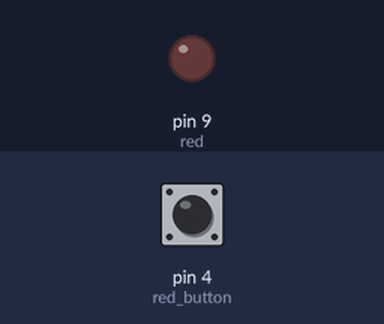
Recording of a sketch running on a simulated Arduino Uno, built with avr-gcc and run on an emulated ATmega328P. Parts: output pins drawn as LEDs (lit = HIGH). The test bench sets the inputs (shaded band); at power-on: pin 4 (red_button) LOW.

Above: at 1.2 s.
1.3 s: pin 4 (red_button) pulled HIGH for 0.15 s
At 1.37 s:
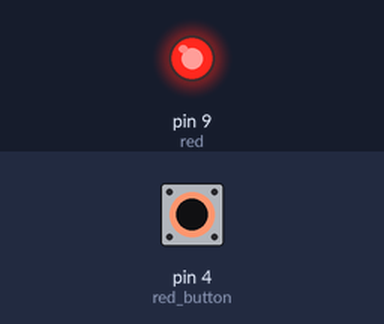
2.9 s: pin 4 (red_button) pulled HIGH for 3.2 s
At 6.7 s:
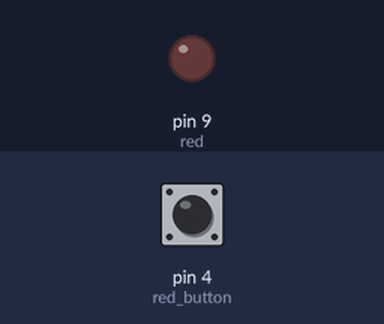
Timing chart, 0 to 8.2 s (numbered marks = the images above; inputs shaded):
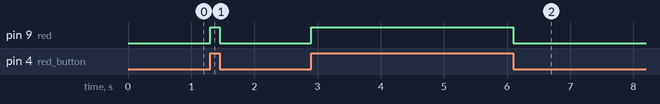

Measured:
- after the input at 1.3 s, pin 9 (red): LOW → HIGH at once, → LOW 0.15 s later
- after the input at 2.9 s, pin 9 (red): LOW → HIGH at once, → LOW 3.2 s later

The sketch:

2_BUTTON.ino
```cpp
int red = 9;
int red_button = 4;

void setup() {
  // put your setup code here, to run once:
  pinMode(red, OUTPUT);
  pinMode(red_button, INPUT);
}

void loop() {
  // put your main code here, to run repeatedly:

  if(digitalRead(red_button)==HIGH){
    digitalWrite(9,HIGH);
    }
  else{
    digitalWrite(9,LOW);
  }


}
```
